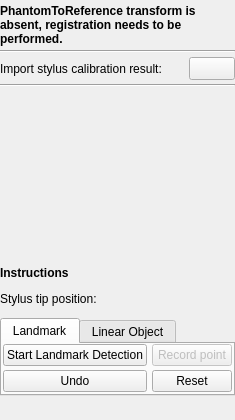
<?xml version="1.0" encoding="UTF-8"?>
<ui version="4.0">
 <class>PhantomRegistrationToolbox</class>
 <widget class="QWidget" name="PhantomRegistrationToolbox">
  <property name="geometry">
   <rect>
    <x>0</x>
    <y>0</y>
    <width>235</width>
    <height>420</height>
   </rect>
  </property>
  <property name="windowTitle">
   <string>Phantom registration</string>
  </property>
  <layout class="QVBoxLayout" name="verticalLayout">
   <property name="spacing">
    <number>4</number>
   </property>
   <property name="leftMargin">
    <number>0</number>
   </property>
   <property name="topMargin">
    <number>4</number>
   </property>
   <property name="rightMargin">
    <number>0</number>
   </property>
   <property name="bottomMargin">
    <number>4</number>
   </property>
   <item>
    <widget class="QLabel" name="label_State">
     <property name="font">
      <font>
       <weight>75</weight>
       <bold>true</bold>
      </font>
     </property>
     <property name="text">
      <string>PhantomToReference transform is absent, registration needs to be performed.</string>
     </property>
     <property name="wordWrap">
      <bool>true</bool>
     </property>
    </widget>
   </item>
   <item>
    <widget class="Line" name="line_3">
     <property name="orientation">
      <enum>Qt::Horizontal</enum>
     </property>
    </widget>
   </item>
   <item>
    <layout class="QHBoxLayout" name="gridLayout_Import">
     <item>
      <widget class="QLabel" name="label_StylusCalibration">
       <property name="sizePolicy">
        <sizepolicy hsizetype="Preferred" vsizetype="Preferred">
         <horstretch>8</horstretch>
         <verstretch>0</verstretch>
        </sizepolicy>
       </property>
       <property name="text">
        <string>Import stylus calibration result:</string>
       </property>
      </widget>
     </item>
     <item>
      <widget class="QPushButton" name="pushButton_OpenStylusCalibration">
       <property name="sizePolicy">
        <sizepolicy hsizetype="Minimum" vsizetype="Fixed">
         <horstretch>2</horstretch>
         <verstretch>0</verstretch>
        </sizepolicy>
       </property>
       <property name="minimumSize">
        <size>
         <width>23</width>
         <height>23</height>
        </size>
       </property>
       <property name="focusPolicy">
        <enum>Qt::NoFocus</enum>
       </property>
       <property name="text">
        <string/>
       </property>
       <property name="icon">
        <iconset resource="../fCal.qrc">
         <normaloff>:/icons/Resources/icon_Import.png</normaloff>:/icons/Resources/icon_Import.png</iconset>
       </property>
       <property name="iconSize">
        <size>
         <width>16</width>
         <height>16</height>
        </size>
       </property>
      </widget>
     </item>
    </layout>
   </item>
   <item>
    <widget class="Line" name="line">
     <property name="orientation">
      <enum>Qt::Horizontal</enum>
     </property>
    </widget>
   </item>
   <item>
    <widget class="QVTKOpenGLNativeWidget" name="canvasPhantom" native="true">
     <property name="minimumSize">
      <size>
       <width>218</width>
       <height>156</height>
      </size>
     </property>
     <property name="sizeIncrement">
      <size>
       <width>4</width>
       <height>3</height>
      </size>
     </property>
    </widget>
   </item>
   <item>
    <widget class="Line" name="line_2">
     <property name="sizePolicy">
      <sizepolicy hsizetype="Fixed" vsizetype="Fixed">
       <horstretch>0</horstretch>
       <verstretch>0</verstretch>
      </sizepolicy>
     </property>
     <property name="orientation">
      <enum>Qt::Horizontal</enum>
     </property>
    </widget>
   </item>
   <item>
    <spacer name="verticalSpacer_3">
     <property name="orientation">
      <enum>Qt::Vertical</enum>
     </property>
     <property name="sizeType">
      <enum>QSizePolicy::Fixed</enum>
     </property>
     <property name="sizeHint" stdset="0">
      <size>
       <width>20</width>
       <height>8</height>
      </size>
     </property>
    </spacer>
   </item>
   <item>
    <widget class="QLabel" name="label_Instructions">
     <property name="font">
      <font>
       <weight>75</weight>
       <bold>true</bold>
      </font>
     </property>
     <property name="text">
      <string>Instructions</string>
     </property>
     <property name="wordWrap">
      <bool>true</bool>
     </property>
    </widget>
   </item>
   <item>
    <spacer name="verticalSpacer_4">
     <property name="orientation">
      <enum>Qt::Vertical</enum>
     </property>
     <property name="sizeType">
      <enum>QSizePolicy::Fixed</enum>
     </property>
     <property name="sizeHint" stdset="0">
      <size>
       <width>20</width>
       <height>8</height>
      </size>
     </property>
    </spacer>
   </item>
   <item>
    <widget class="QLabel" name="label_StylusPositionText">
     <property name="text">
      <string>Stylus tip position:</string>
     </property>
    </widget>
   </item>
   <item>
    <spacer name="verticalSpacer">
     <property name="orientation">
      <enum>Qt::Vertical</enum>
     </property>
     <property name="sizeType">
      <enum>QSizePolicy::Fixed</enum>
     </property>
     <property name="sizeHint" stdset="0">
      <size>
       <width>20</width>
       <height>8</height>
      </size>
     </property>
    </spacer>
   </item>
   <item>
    <widget class="QTabWidget" name="tabWidget">
     <property name="currentIndex">
      <number>0</number>
     </property>
     <widget class="QWidget" name="tab_Landmark">
      <attribute name="title">
       <string>Landmark</string>
      </attribute>
      <layout class="QGridLayout" name="gridLayout">
       <property name="leftMargin">
        <number>0</number>
       </property>
       <property name="topMargin">
        <number>0</number>
       </property>
       <property name="rightMargin">
        <number>0</number>
       </property>
       <property name="bottomMargin">
        <number>0</number>
       </property>
       <item row="0" column="1">
        <widget class="QPushButton" name="pushButton_StartStop_LandmarkDetection">
         <property name="text">
          <string>Start Landmark Detection</string>
         </property>
        </widget>
       </item>
       <item row="1" column="3">
        <widget class="QPushButton" name="pushButton_Landmark_Reset">
         <property name="text">
          <string>Reset</string>
         </property>
        </widget>
       </item>
       <item row="1" column="1">
        <widget class="QPushButton" name="pushButton_Undo">
         <property name="text">
          <string>Undo</string>
         </property>
        </widget>
       </item>
       <item row="0" column="3">
        <widget class="QPushButton" name="pushButton_RecordPoint">
         <property name="enabled">
          <bool>false</bool>
         </property>
         <property name="text">
          <string>Record point</string>
         </property>
        </widget>
       </item>
       <item row="0" column="2">
        <spacer name="horizontalSpacer_4">
         <property name="orientation">
          <enum>Qt::Horizontal</enum>
         </property>
         <property name="sizeHint" stdset="0">
          <size>
           <width>40</width>
           <height>20</height>
          </size>
         </property>
        </spacer>
       </item>
       <item row="1" column="2">
        <spacer name="horizontalSpacer_5">
         <property name="orientation">
          <enum>Qt::Horizontal</enum>
         </property>
         <property name="sizeHint" stdset="0">
          <size>
           <width>40</width>
           <height>20</height>
          </size>
         </property>
        </spacer>
       </item>
       <item row="0" column="4">
        <spacer name="horizontalSpacer_6">
         <property name="orientation">
          <enum>Qt::Horizontal</enum>
         </property>
         <property name="sizeHint" stdset="0">
          <size>
           <width>40</width>
           <height>20</height>
          </size>
         </property>
        </spacer>
       </item>
       <item row="1" column="4">
        <spacer name="horizontalSpacer_7">
         <property name="orientation">
          <enum>Qt::Horizontal</enum>
         </property>
         <property name="sizeHint" stdset="0">
          <size>
           <width>40</width>
           <height>20</height>
          </size>
         </property>
        </spacer>
       </item>
       <item row="0" column="0">
        <spacer name="horizontalSpacer_8">
         <property name="orientation">
          <enum>Qt::Horizontal</enum>
         </property>
         <property name="sizeHint" stdset="0">
          <size>
           <width>40</width>
           <height>20</height>
          </size>
         </property>
        </spacer>
       </item>
       <item row="1" column="0">
        <spacer name="horizontalSpacer_9">
         <property name="orientation">
          <enum>Qt::Horizontal</enum>
         </property>
         <property name="sizeHint" stdset="0">
          <size>
           <width>40</width>
           <height>20</height>
          </size>
         </property>
        </spacer>
       </item>
      </layout>
     </widget>
     <widget class="QWidget" name="tab_LinearObject">
      <attribute name="title">
       <string>Linear Object</string>
      </attribute>
      <layout class="QGridLayout" name="gridLayout_2">
       <property name="leftMargin">
        <number>0</number>
       </property>
       <property name="topMargin">
        <number>0</number>
       </property>
       <property name="rightMargin">
        <number>0</number>
       </property>
       <property name="bottomMargin">
        <number>0</number>
       </property>
       <item row="0" column="2">
        <spacer name="horizontalSpacer">
         <property name="orientation">
          <enum>Qt::Horizontal</enum>
         </property>
         <property name="sizeHint" stdset="0">
          <size>
           <width>40</width>
           <height>20</height>
          </size>
         </property>
        </spacer>
       </item>
       <item row="0" column="0">
        <spacer name="horizontalSpacer_2">
         <property name="orientation">
          <enum>Qt::Horizontal</enum>
         </property>
         <property name="sizeHint" stdset="0">
          <size>
           <width>40</width>
           <height>20</height>
          </size>
         </property>
        </spacer>
       </item>
       <item row="0" column="1">
        <widget class="QPushButton" name="pushButton_StartStop">
         <property name="text">
          <string>Start</string>
         </property>
        </widget>
       </item>
       <item row="0" column="3">
        <widget class="QPushButton" name="pushButton_LinearObject_Reset">
         <property name="text">
          <string>Reset</string>
         </property>
        </widget>
       </item>
       <item row="0" column="4">
        <spacer name="horizontalSpacer_3">
         <property name="orientation">
          <enum>Qt::Horizontal</enum>
         </property>
         <property name="sizeHint" stdset="0">
          <size>
           <width>40</width>
           <height>20</height>
          </size>
         </property>
        </spacer>
       </item>
      </layout>
     </widget>
    </widget>
   </item>
   <item>
    <spacer name="verticalSpacer_2">
     <property name="orientation">
      <enum>Qt::Vertical</enum>
     </property>
     <property name="sizeHint" stdset="0">
      <size>
       <width>20</width>
       <height>4</height>
      </size>
     </property>
    </spacer>
   </item>
  </layout>
 </widget>
 <layoutdefault spacing="4" margin="4"/>
 <customwidgets>
  <customwidget>
   <class>QVTKOpenGLNativeWidget</class>
   <extends>QWidget</extends>
   <header location="global">QVTKOpenGLNativeWidget.h</header>
   <container>1</container>
  </customwidget>
 </customwidgets>
 <resources>
  <include location="../fCal.qrc"/>
 </resources>
 <connections/>
</ui>
